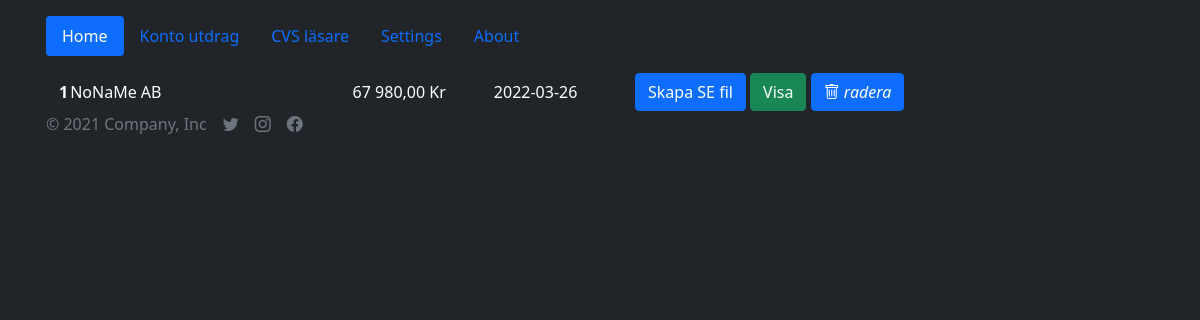
Before: /bank_statements with the older database file.
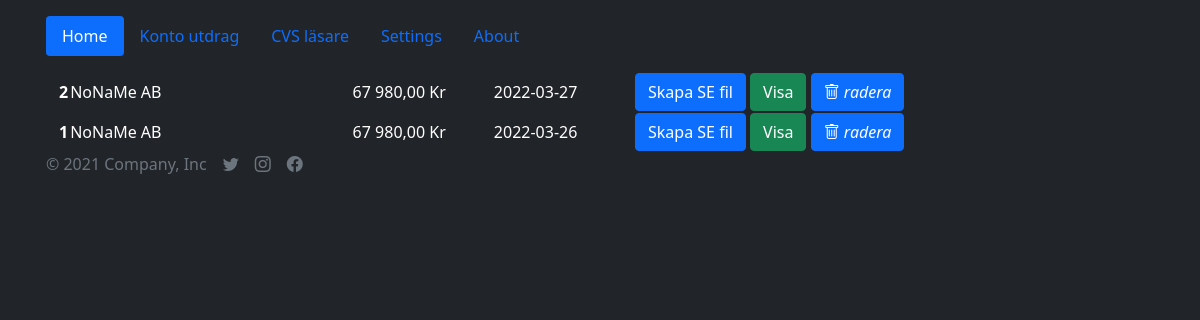
After: the same page with the newer database file.
### app/database_setup.py (models this page shows, shortened)
class BankStatement(Base):
    __tablename__ = 'bank_statement'
    __tableargs__ = {'comment': 'Bank Statements'}
    bank_statement_id = Column(Integer, nullable=False, unique=True, primary_key=True, autoincrement=True)
    title = Column(String(128), comment='Bank Statement name')
    summary = Column(String(128), comment='Summary')
    date = Column(String(128), default=datetime.utcnow(), comment='data')

### app/app.py (the view)
@app.route('/bank_statements')
def get_list_of_statements():
    statements = session.query(BankStatement).order_by(desc(BankStatement.bank_statement_id)).all()
    return render_template('bank_statements.html', statements=statements)

### app/templates/bank_statements.html (shortened to what this page needs)
{% extends 'base.html' %}
{% block body %}
    <main class="mt-3">
        <div class="container">
            <table>
                <tbody>
                {% for statement in statements %}
                    <tr class="gx-2 justify-content-center">
                        <th scope="row">{{ statement.bank_statement_id }}</th>
                        <td class="col-md-4">{{ statement.title }}</td>
                        <td class="col-md-2">{{ statement.summary }}</td>
                        <td class="col-md-2">{{ statement.date[0:10] }}</td>
                        <td class="col-auto">
                            <a href="/transactions/se/{{ statement.bank_statement_id }}"
                               class="btn btn-primary">Skapa SE fil</a>
                            <a href="/transactions/{{ statement.bank_statement_id }}" class="btn btn-success">Visa</a>
                            <a class="btn btn-primary" href="/bank_statements/{{ statement.bank_statement_id }}/delete" role="button">
                                <i class="bi bi-trash"> radera </i>
                            </a>
                        </td>
                    </tr>
                {% endfor %}
                </tbody>
            </table>
        </div>
    </main>
{% endblock %}

### app/templates/base.html (shortened to what this page needs)
<!doctype html>
<html lang="en" class="h-100 align-items-center">
<head>
    <link rel="stylesheet" href="{{ url_for('static',filename='css/main.css') }}">
    <link rel="stylesheet" href="https://cdn.jsdelivr.net/npm/bootstrap@5.1.3/dist/css/bootstrap.min.css"
>
    <link rel="stylesheet" href="https://cdn.jsdelivr.net/npm/bootstrap-icons@1.7.2/font/bootstrap-icons.css">
    <link rel="stylesheet"
          href="https://cdn.jsdelivr.net/npm/@fortawesome/fontawesome-free@5.15.4/css/fontawesome.min.css"
>
    <link href="https://cdn.jsdelivr.net/npm/bootstrap-dark-5@1.1.3/dist/css/bootstrap-night.min.css" rel="stylesheet">
    <link rel="stylesheet" href="https://cdnjs.cloudflare.com/ajax/libs/font-awesome/4.7.0/css/font-awesome.min.css">
</head>
<body class="text-white bg-dark">
<div class="container d-flex w-100  p-3 mx-auto flex-column">
    <header class="mb-auto">
        <ul class="nav nav-pills">
            <li class="nav-item"><a href="/" class="nav-link active" aria-current="page">Home</a></li>
            <li class="nav-item"><a href="/bank_statements" class="nav-link">Konto utdrag</a></li>
            <li class="nav-item"><a href="/create_transaktion" class="nav-link">CVS läsare</a></li>
            <li class="nav-item"><a href="/settings" class="nav-link">Settings</a></li>
            <li class="nav-item"><a href="/about" class="nav-link">About</a></li>
        </ul>
    </header>
    {% block body %}{% endblock %}
    <footer class="mt-auto text-white-50">
        <div class="d-flex align-items-center">
            <span class="text-muted">© 2021 Company, Inc</span>
            <ul class="nav mt-auto justify-content-end d-flex">
                <li class="ms-3">
                    <a class="text-muted" href="#">
                        <i class="bi bi-twitter"></i>
                    </a>
                </li>
                <li class="ms-3">
                    <a class="text-muted" href="#">
                        <i class="bi bi-instagram"></i>
                    </a>
                </li>
                <li class="ms-3">
                    <a class="text-muted" href="#">
                        <i class="bi bi-facebook"></i>
                    </a>
                </li>
            </ul>
        </div>
    </footer>
</div>
</body>
</html>

Changed rows visible on the page:
added BankStatement: bank_statement_id "2", title "NoNaMe AB", summary "67 980,00 Kr", date "2022-03-27"
